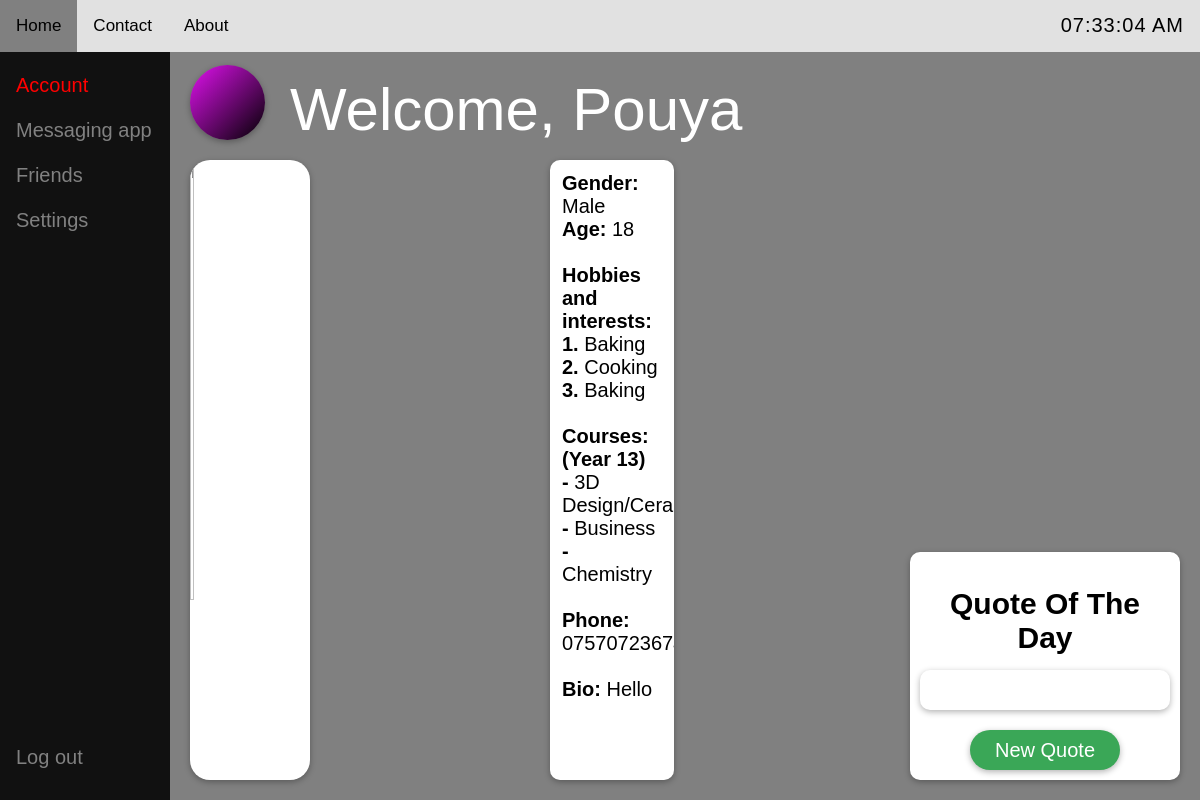
The page /account (signed in) on the database as committed earlier.
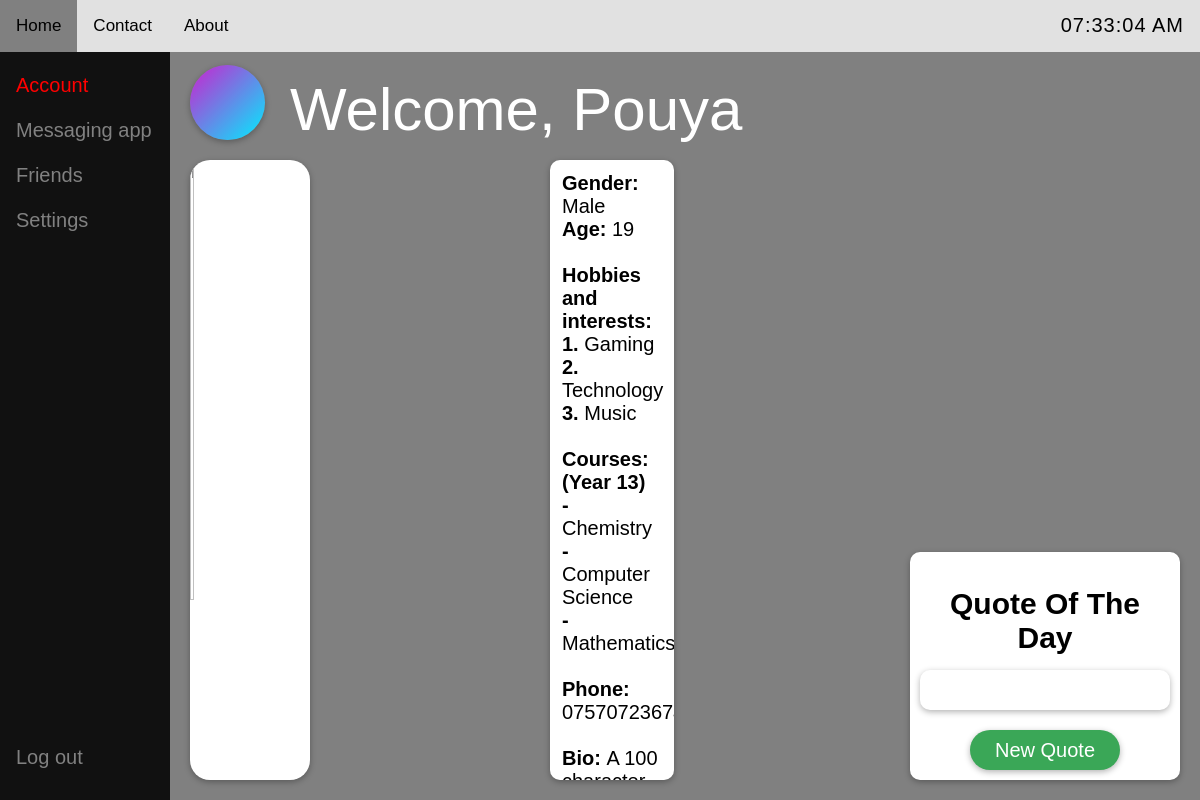
The same page on the database as committed later.
### tables this page shows
CREATE TABLE FORM(
                    username VARCHAR(20) NOT NULL PRIMARY KEY,
                    gender VARCHAR(10) NOT NULL,
                    age INT NOT NULL,
                    hobby1 VARCHAR(20) NOT NULL,
                    hobby2 VARCHAR(20) NOT NULL,
                    hobby3 VARCHAR(20),
                    phone VARCHAR(15) NOT NULL,
                    colour1 VARCHAR(10) NOT NULL,
                    colour2 VARCHAR(10),
                    course1 VARCHAR(20) NOT NULL,
                    course2 VARCHAR(20) NOT NULL,
                    course3 VARCHAR(20) NOT NULL,
                    year INT NOT NULL,
                    bio VARCHAR(150) NOT NULL);

### app.py (the view)
@app.route('/account', methods=['GET', 'POST'])
def account():      #a function that handles the '/account' route
    userName = escape(session['username'])          #retrieves the current user's username from the session and escapes any special characters
    con = sqlite3.connect('image.db')       #creates a connection to a SQLite database named 'login.db'
    cur = con.cursor()                      #creates a cursor object that can execute SQL commands on the connected database
    cur.execute("SELECT image FROM IMAGES WHERE Username=?" ,[(session['username'])])
    filename = cur.fetchall()
    con.close()
    con = sqlite3.connect('login.db')
    cur = con.cursor()
    cur.execute("SELECT * FROM FORM WHERE username=?", [session['username']])
    data = cur.fetchall()
    con.close()
    if len(filename) == 0:
        filename="blank.jpg"
        if data == []:
            return render_template('account.html', userName=userName, filename=filename)
        return render_template('account.html', userName=userName, filename=filename, data=data)
    if data == []:
        return render_template('account.html', userName=userName, filename=filename[0][0])
    return render_template('account.html', userName=userName, filename=filename[0][0], data=data)

### templates/account.html (shortened to what this page needs)
<!DOCTYPE html>
<html lang="en">
<head>
    <link  rel="stylesheet" href="/static/style_account.css">
</head>
<body>
<div class="topnav">
    <a id="click" href="/">Home</a>
    <a id="click" href="contact.html">Contact</a>
    <a id="click" href="about.html">About</a>
    <label id="time"></label>
</div>
</body>
<body id="body2">
<div id="circle">
</div>
<label id="welcome">Welcome, {{userName}}</label>
<div id="quote-box">
  <h1>Quote Of The Day</h1>
  <div id="quote"></div>
  <button id="new-quote">New Quote</button>
</div>
<div class="mySlides fade">
  <img src="/static/images/{{ filename }}" id="imguser">
</div>
{% if data %}
<div id="dataCSS">
  <label><b>Gender: </b>{{ data[0][1] }}</label><br>
  <label><b>Age: </b>{{ data[0][2] }}</label><br><br>
  <label style="font-weight:bold;">Hobbies and interests:</label><br>
  <label><b>1. </b>{{ data[0][3] }}</label><br>
  <label><b>2. </b>{{ data[0][4] }}</label><br>
  <label><b>3. </b>{{ data[0][5] }}</label><br><br>
  <label style="font-weight:bold;">Courses: (Year {{ data[0][12] }})</label><br>
  <label><b>- </b>{{ data[0][9] }}</label><br>
  <label><b>- </b>{{ data[0][10] }}</label><br>
  <label><b>- </b>{{ data[0][11] }}</label><br><br>
  <label><b>Phone: </b>{{ data[0][6] }}</label><br><br>
  <label><b>Bio: </b>{{ data[0][13] }}</label><br>
</div>
{% else %}
<div id="dataCSS">
  <label id="form1CSS">Fill the student form to see your details.</label>
  <a id="formCSS" href="/compare">Form</a>
</div>
{% endif %}
<div class="sidebar">
  <a href="/account" style="color:red;">Account</a>
  <a href="/message">Messaging app</a>
  <a href="friends">Friends</a>
  <a href="/settings">Settings</a>
  <a id="click1" href="/logout">Log out</a>
</div>
</body>
</html>

Rows that differ between the two databases and show on the page:
changed FORM "Pouya": age "18" → "19"; hobby1 "Baking" → "Gaming"; hobby2 "Cooking" → "Technology"; hobby3 "Baking" → "Music"; course1 "3D…" → "Chemistry"; course2 "Business" → "Computer Science"; course3 "Chemistry" → "Mathematics"; bio "Hello" → "A 100…"
